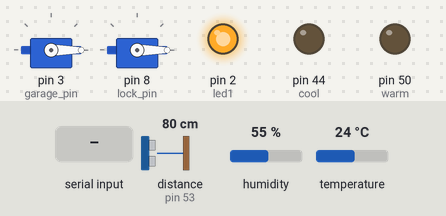
The sketch below on a simulated Arduino Mega 2560, built with avr-gcc and run on an emulated ATmega2560. Parts: 2 × servo, output pins drawn as LEDs (lit = HIGH). Wiring (inferred from the names in the program): ultrasonic range finder: trigger pin 52; echo pin 53. The test bench sets the inputs (shaded band); at power-on: temperature 24 °C, distance to the obstacle (sensor on pin 53) 80 cm, humidity 55 %. The echo pulse lasts 58.3 µs per cm; pins used as bus, display or sensor lines are not drawn; what the sketch prints to the serial monitor is not drawn.

Above: at 1.2 s.
1.3 s: "90,45\n" received over Serial
At 3.2 s:
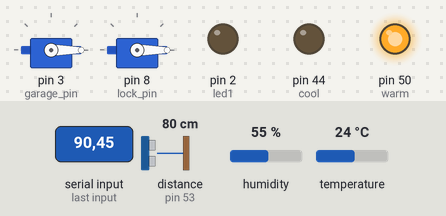
3.5 s: temperature set to 22 °C
At 4.5 s:
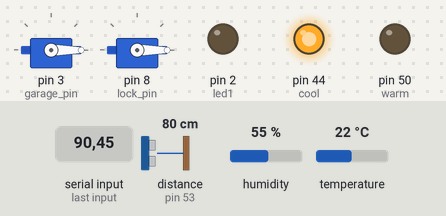
5.6 s: "1\n" received over Serial
At 7.1 s:
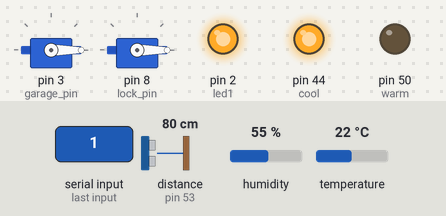
7.5 s: temperature set to 28 °C
At 9.1 s:
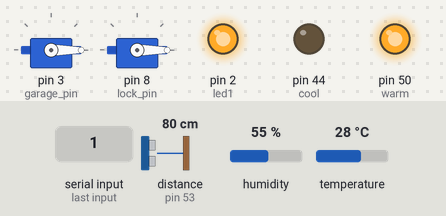
9.7 s: temperature set to 12 °C
At 11.4 s:
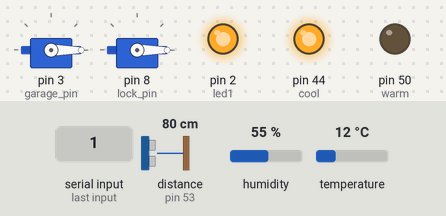
11.7 s: temperature set to 41 °C
At 13.7 s:
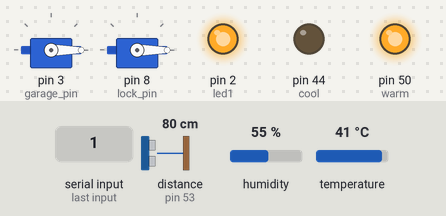
Timing chart, 0 to 14.8 s (numbered marks = the images above; inputs shaded):
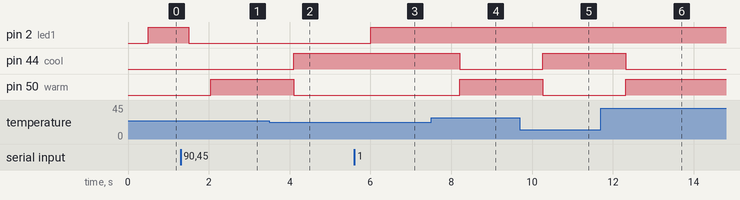

The sketch:

sketch_may23a.ino
```cpp
#include <dht.h>
#include <Servo.h>


Servo garage_servo;
Servo lock_servo;

dht DHT;


#define led1 2
#define temp_sensor 5
#define but1 4
#define echoPin 53
#define trigPin 52
#define button1 7
#define garage_pin 3
#define lock_pin 8
#define button2 9
#define warm 50
#define cool 44

bool temp_asked = false;
bool temp_read = false;
bool led_on = false;
int distance;
long duration;
int buttonPushed1 = 0;
int buttonPushed2 = 0;
bool lock_open = false;
bool garage_open = false;
String str;
int light_int = 1;
int garage_int;
int lock_int;
int temp_int;
int actual_temperature;
int sensor;
int wanted_temp;

////////////////////////////// message ////////////////////////////
void message()
{
   if (Serial.available() > 0)
    {
      str = Serial.readStringUntil('\n');
      light_int = str.charAt(0) - '0';
      lock_int = str.charAt(2) - '0';
      garage_int = str.charAt(4) - '0';
      temp_int = str.substring(6).toInt();
      if(temp_int != 2)
      {
        temp_asked = true;
      }
      else
      {
        temp_asked = false;
      }
    }
   // Serial.println(String(sensor) + String(actual_temperature));
    //Serial.print("hello");
}

//////////////////////////// light checker //////////////////////
void check_light()
{
  if(light_int == 1)
  {
    digitalWrite(led1, HIGH);
    Serial.println("light on");
  }
  else
  {
    digitalWrite(led1, LOW);
    //Serial.println("light off");
  }

}

/////////////////////////////// check temp //////////////////////////
void check_temp()
{
  int chk = DHT.read11(temp_sensor);

  //Serial.print("Temperature = ");
  int temp_F = (DHT.temperature * 9/5) + 32;
  actual_temperature = temp_F;
  if(!temp_read)
  {
    wanted_temp = temp_F;
    temp_read = true;
  }
  if(temp_int == 1 || temp_int == 0)
  {

    if(temp_asked)
    {
      if(temp_int == 1)
      {
        ++wanted_temp;
      }
      else
      {
        --wanted_temp;
      }
      //Serial.println(wanted_temp);
      Serial.print(temp_F);
      temp_asked = false;
    }

  }
  if(wanted_temp > temp_F)
  {
    digitalWrite(cool,HIGH);
    digitalWrite(warm,LOW);
  }
  else if(wanted_temp < temp_F)
  {
   digitalWrite(cool,LOW);
    digitalWrite(warm,HIGH);
  }
  else
  {
    digitalWrite(cool,LOW);
    digitalWrite(warm,LOW);
  }


}
////////////////////////////////////pulse/////////////////////////////
unsigned long Pulse(int pin, int value, int ping)
{
    unsigned long current_time = micros();
    while(digitalRead(pin) == value)
    {
      if (micros() - current_time > (ping*1000))
      {
        return 0;
      }
    }
    current_time = micros();
    while (digitalRead(pin) != value)
    {
      if (micros() - current_time > (ping*1000))
      {
        return 0;
      }
    }
    current_time = micros();
    while (digitalRead(pin) == value)
    {
      if (micros() - current_time > (ping*1000))
      {
        return 0;
      }
    }
    return micros() - current_time;
}
/////////////////////////////// ultrasonic /////////////////////

void ultrasonic()
{
  digitalWrite(trigPin, LOW);
  delayMicroseconds(2);
  digitalWrite(trigPin, HIGH);
  delayMicroseconds(10);
  digitalWrite(trigPin, LOW);
  duration = Pulse(echoPin, HIGH,37);
  distance = duration * 0.034 / 2;
  //Serial.println(distance);
}

//////////////////////////////// garage door ////////////////////////
void garage_door()
{
  //garage_open
  //garage_servo.write(90);
  //Serial.println(digitalRead(button1));
  if(garage_int == 1)
  {
    if(distance > 10)
    {
      garage_servo.write(180);
      Serial.println("yess");
      sensor = 0;
    }
    else
    {
      Serial.println("no");
    }
  }
  else if(garage_int == 0)
  {
    garage_servo.write(0);
    sensor = 1;
  }
  garage_int = 2;
}

////////////////////////////// lock ///////////////////////
void lock_door()
{
  if(lock_int == 1)
  {
    lock_servo.write(180);
  }
  else if(lock_int == 0)
  {
    lock_servo.write(0);
  }
}

//////////////////////////// states ///////////////////////////
typedef struct task {
  int state;
  unsigned long period;
  unsigned long elapsedTime;
  int (*TickFct)(int);

} task;

int delay_gcd;
const unsigned short tasksNum = 6; //number of states
task tasks[tasksNum];

///////////////////////// light control state ///////////////////////

enum SM1_States{SM1_INIT,lights};
int SM1_Tick(int state1)
{
  switch (state1)
  {
    case SM1_INIT:
      state1 = lights;
      break;


    case lights:
      state1 = lights;
      break;
  }

  switch (state1)
  {
    case SM1_INIT:
      break;

    case lights:
      check_light();
      break;
  }

  return state1;
}

///////////////////////// temperature state ///////////////////////

enum SM2_States{SM2_INIT,temp};
int SM2_Tick(int state2)
{
  switch (state2)
  {
    case SM2_INIT:
      state2 = temp;
      break;


    case temp:
      state2 = temp;
      break;
  }

  switch (state2)
  {
    case SM2_INIT:
      break;

    case temp:
      check_temp();
      break;
  }

  return state2;
}

///////////////////////ultrasonic state////////////////////////////
enum SM3_States{SM3_INIT,ultra};
int SM3_Tick(int state3)
{
  switch (state3)
  {
    case SM3_INIT:
      state3 = ultra;
      break;

    case ultra:
      state3 = ultra;
      break;
  }

  switch (state3)
  {
    case SM3_INIT:
      break;

    case ultra:
      ultrasonic();
      break;
  }

  return state3;
}

////////////////////////////// garage door state///////////////////////
enum SM4_States{SM4_INIT,garage};
int SM4_Tick(int state4)
{
  switch (state4)
  {
    case SM4_INIT:
      state4 = garage;
      break;


    case garage:
      state4 = garage;
      break;
  }

  switch (state4)
  {
    case SM4_INIT:
      break;

    case garage:
      garage_door();
      break;
  }

  return state4;
}

/////////////////////// lock servo state /////////////////////////////
enum SM5_States{SM5_INIT,lock};
int SM5_Tick(int state5)
{
  switch (state5)
  {
    case SM5_INIT:
      state5 = lock;
      break;


    case lock:
      state5 = lock;
      break;
  }

  switch (state5)
  {
    case SM5_INIT:
      break;

    case lock:
      lock_door();
      break;
  }

  return state5;
}
//////////////////////// recieve message ////////////////////////
enum SM6_States{SM6_INIT,mes};
int SM6_Tick(int state6)
{
  switch (state6)
  {
    case SM6_INIT:
      state6 = mes;
      break;


    case lock:
      state6 = mes;
      break;
  }

  switch (state6)
  {
    case SM6_INIT:
      break;

    case mes:
      message();
      break;
  }

  return state6;
}
/////////////////////// setup ///////////////////////////////////
void setup() {

  unsigned char i = 0;
  tasks[i].state = SM1_INIT;
  tasks[i].period = 500;
  tasks[i].elapsedTime = 0;
  tasks[i].TickFct = &SM1_Tick;
  ++i;
  tasks[i].state = SM2_INIT;
  tasks[i].period = 1000;
  tasks[i].elapsedTime = 0;
  tasks[i].TickFct = &SM2_Tick;
  i++;
  tasks[i].state = SM3_INIT;
  tasks[i].period = 10;
  tasks[i].elapsedTime = 0;
  tasks[i].TickFct = &SM3_Tick;
  ++i;
  tasks[i].state = SM4_INIT;
  tasks[i].period = 0;
  tasks[i].elapsedTime = 0;
  tasks[i].TickFct = &SM4_Tick;
  ++i;
  tasks[i].state = SM5_INIT;
  tasks[i].period = 0;
  tasks[i].elapsedTime = 0;
  tasks[i].TickFct = &SM5_Tick;
  ++i;
  tasks[i].state = SM6_INIT;
  tasks[i].period = 0;
  tasks[i].elapsedTime = 0;
  tasks[i].TickFct = &SM6_Tick;

  Serial.begin(9600);
  pinMode(trigPin, OUTPUT);
  pinMode(echoPin, INPUT);
  pinMode(led1, OUTPUT);
  pinMode(but1, INPUT);
  garage_servo.attach(garage_pin);
  lock_servo.attach(lock_pin);
  pinMode(button1,INPUT_PULLUP);
  pinMode(button2,INPUT_PULLUP);
  pinMode(warm, OUTPUT);
  pinMode(cool,OUTPUT);

}

/////////////////////////////////// loop ///////////////////////////////

void loop() {
  // put your main code here, to run repeatedly:
  unsigned char i;
  for (i = 0; i < tasksNum; ++i)
  {
    if ( (millis() - tasks[i].elapsedTime) >= tasks[i].period) {
      tasks[i].state = tasks[i].TickFct(tasks[i].state);
      tasks[i].elapsedTime = millis(); // Last time this task was ran
    }
  }

}
```

Measured:
- the behaviour switches between 24 and 23 °C on temperature (found by bisection; images 1 and 2)
- after the input at 1.3 s, pin 2 (led1): HIGH → LOW after 0.20 s; pin 50 (warm): LOW → HIGH after 0.75 s
- after the input at 3.5 s, pin 44 (cool): LOW → HIGH after 0.60 s; pin 50 (warm): HIGH → LOW after 0.60 s
- after the input at 5.6 s, pin 2 (led1): LOW → HIGH after 0.41 s
- after the input at 7.5 s, pin 44 (cool): HIGH → LOW after 0.71 s; pin 50 (warm): LOW → HIGH after 0.71 s
- after the input at 9.7 s, pin 44 (cool): LOW → HIGH after 0.56 s; pin 50 (warm): HIGH → LOW after 0.56 s
- after the input at 11.7 s, pin 44 (cool): HIGH → LOW after 0.62 s; pin 50 (warm): LOW → HIGH after 0.62 s
